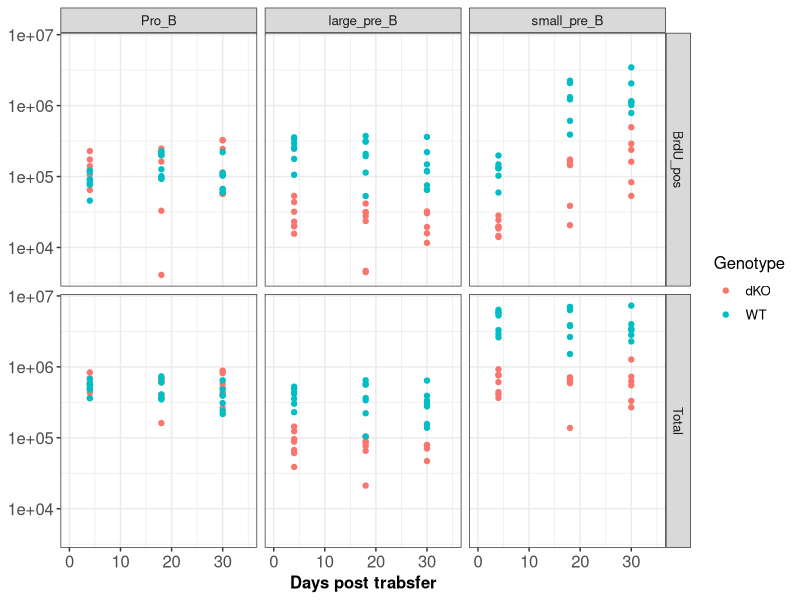

Write R code to recreate this figure. (Note: this script raises an error after producing the figure.)
rm(list = ls()); gc();

############################################################
### Preamble
############################################################

## loading libraries
library(tidyverse)
library(readxl)
library(deSolve)

#### plotting style
myTheme <- theme(text = element_text(size = 12), axis.text = element_text(size = 12),
                 axis.title =  element_text(size = 12, face = "bold"),
                 plot.title = element_text(size=12,  hjust = 0.5, face = "bold"),
                 legend.background = element_blank(), legend.key = element_blank())

# setting ggplot theme for rest fo the plots
theme_set(theme_bw())

fancy_scientific <- function(l) {
  # turn in to character string in scientific notation
  l <- format(l, scientific = TRUE)
  # quote the part before the exponent to keep all the digits
  l <- gsub("^(.*)e", "'\\1'e", l)
  # remove + after exponent, if exists. E.g.: (e^+2 -> e^2)
  l <- gsub("e\\+","e",l)  
  # turn the 'e' into plotmath format
  l <- gsub("e", "%*%10^", l)
  # convert 1x10^ or 1.000x10^ -> 10^
  l <- gsub("\\'1[\\.0]*\\'\\%\\*\\%", "", l)
  # return this as an expression
  parse(text=l)
}

log10minorbreaks = as.numeric(1:10 %o% 10^(-4:8))


############################################################
############################################################

## import data
## BrdU pulse chase in developing B cells
scale_fun <- function(x) {x*1e6}

counts_df <- read_excel("BrdU_data.xlsx", sheet =1) %>%
  mutate(across("Sample", str_replace_all, c("Stain 2 BM development" = "", " " = "_")),
         across("Experiment_Date", str_replace, "2014-", "")) %>%
  unite(sample_id, Experiment_Date, Sample) %>%
  mutate_at(vars(contains("_B")), scale_fun) %>%
  select(-Total_cells_BM) %>%
  select(sample_id, Time_h, Genotype, Pro_B, large_pre_B, small_pre_B, 
         BrdU_Pro_B, BrdU_large_pre_B, BrdU_small_pre_B) %>%
  gather(-c(sample_id, Time_h, Genotype), key = 'subpop', value = "cell_counts") %>%
  mutate(pop_id = ifelse(grepl("Pro_B", subpop), "Pro_B",
                         ifelse(grepl("large_pre_B", subpop), "large_pre_B", 
                                "small_pre_B")),
         BrdU_status = ifelse(grepl("BrdU", subpop), "BrdU_pos", 
                                "Total"))

ggplot(counts_df, aes(x= Time_h, y=cell_counts, col = Genotype)) +
  geom_point()+ xlim(0, 35)+
  scale_y_log10() + 
  #geom_hline(yintercept = 510111, col="darkblue")+
  #geom_hline(yintercept = 131619, col="darkred")+
  labs(x='Days post trabsfer', y=NULL)+
  facet_grid(BrdU_status ~ factor(pop_id, levels = c("Pro_B", "large_pre_B", "small_pre_B",
                                                  "BrdU_Pro_B", "BrdU_large_pre_B", "BrdU_small_pre_B"))) +
  myTheme 



fracs_df <- read_excel("datafiles/BrdU_data.xlsx", sheet =2) %>%
  mutate(across("Sample", str_replace_all, c("Stain 2 BM development" = "", " " = "_")),
         across("Experiment_Date", str_replace, "2014-", "")) %>%
  unite(sample_id, Experiment_Date, Sample) %>%
  select(sample_id, Time_h, Genotype, 
         BrdU_Pro_B, BrdU_large_pre_B, BrdU_small_pre_B) %>%
  gather(-c(sample_id, Time_h, Genotype), key = 'subpop', value = "prop_brdu")


ggplot(fracs_df, aes(x= Time_h, y=prop_brdu, col = Genotype)) +
  geom_point()+ xlim(0, 35) + ylim(0, 100)+ #scale_y_continuous(trans = "log10", limits = c(1, 100))+
  labs(x="Hours post BrdU injection", y="% BrdU+ cells") +
  facet_grid(Genotype ~ factor(subpop, levels = c("BrdU_Pro_B", "BrdU_large_pre_B", "BrdU_small_pre_B"))) +
  myTheme + guides(col="none")
